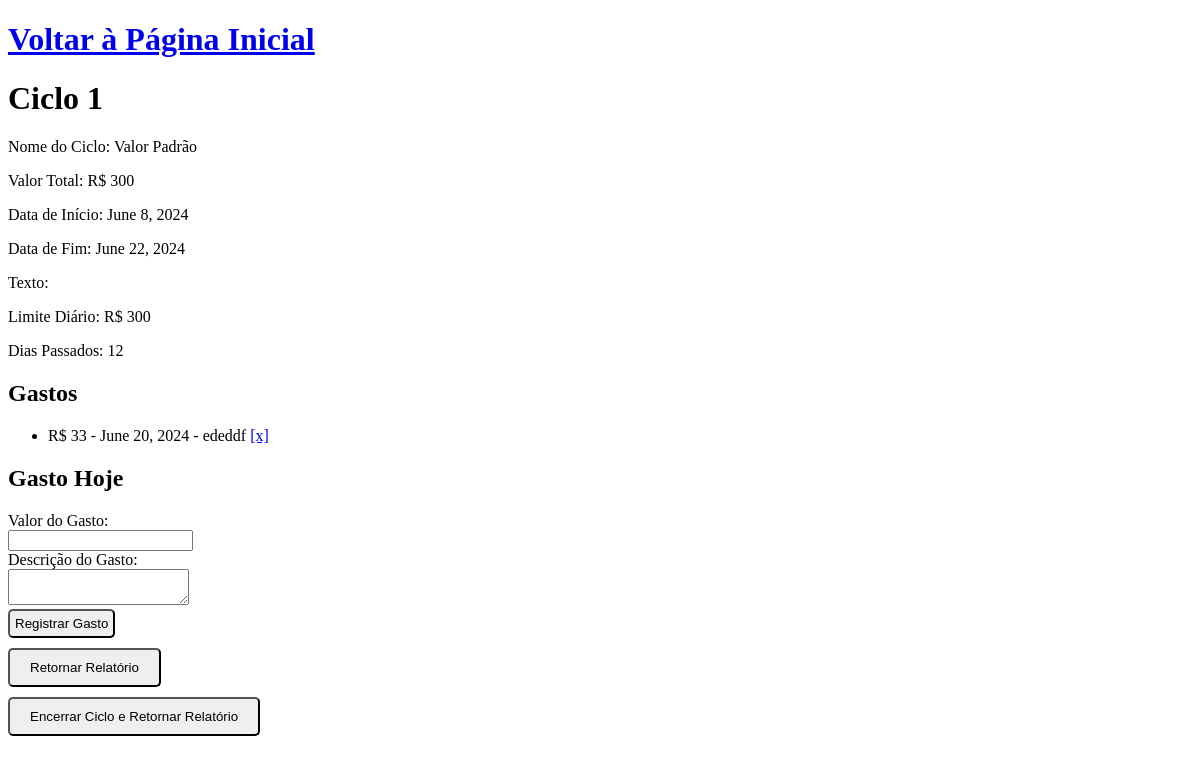
Before: /gerenciar/1/ with the older database file.
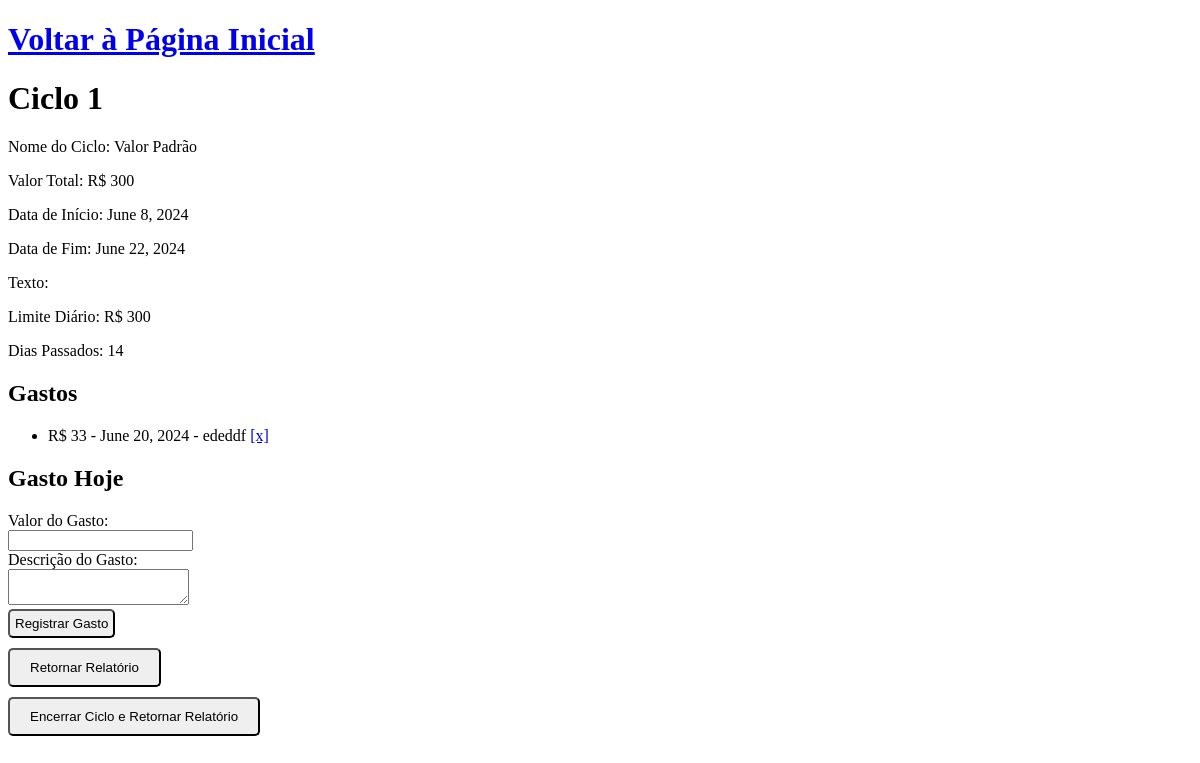
After: the same page with the newer database file.
### amarradorapp/models.py (models this page shows, shortened)
class Ciclo(models.Model):
    valor = models.IntegerField()
    data_inicio = models.DateField()
    data_fim = models.DateField()
    texto = models.TextField()
    nome = models.CharField(max_length=100, default="Valor Padrão")
    limite_diario = models.DecimalField(max_digits=10, decimal_places=2, default=0.00)
    dias_passados = models.IntegerField(default=0)
    encerrado = models.BooleanField(default=False)
    def atualizar_valor_total(self):
        if not self.valor:
            self.valor = self.valor
        self.save()
    def calcular_limite_diario(self):
        hoje = timezone.now().date()
        gastos_hoje = self.gasto_set.filter(data=hoje)
        total_gastos_hoje = sum(g.valor for g in gastos_hoje)
        dias_restantes = (self.data_fim - hoje).days + 1
        limite_diario = (self.valor - total_gastos_hoje) // dias_restantes if dias_restantes > 0 else self.valor
        self.limite_diario = limite_diario
        self.save()

### amarradorapp/views.py (the view, shortened to what this page needs)
# urls.py: path('gerenciar/<int:ciclo_id>/', gerenciar, name='gerenciar'),
def gerenciar(request, ciclo_id):
    ciclo = get_object_or_404(Ciclo, id=ciclo_id)
    if ciclo.encerrado:
        return redirect('relatorio', ciclo_id=ciclo.id)
    ciclo.atualizar_valor_total()
    ciclo.calcular_limite_diario()
    gastos = Gasto.objects.filter(ciclo=ciclo)
    return render(request, 'gerenciar.html', {'ciclo': ciclo, 'gastos': gastos})

### amarradorapp/templates/gerenciar.html (shortened to what this page needs)
<!DOCTYPE html>
<html lang="pt-br">
<head>
</head>
<body>
<h1><a href="{% url 'inicio' %}">Voltar à Página Inicial</a></h1>
<h1>Ciclo {{ ciclo.id }}</h1>
<p>Nome do Ciclo: {{ ciclo.nome }}</p>
<p>Valor Total: R$ {{ ciclo.valor }}</p>
<p>Data de Início: {{ ciclo.data_inicio }}</p>
<p>Data de Fim: {{ ciclo.data_fim }}</p>
<p>Texto: {{ ciclo.texto }}</p>
<p>Limite Diário: R$ <span id="limite_diario">{{ ciclo.limite_diario }}</span></p>
<p>Dias Passados: {{ ciclo.dias_passados }}</p>
<h2>Gastos</h2>
<ul>
    {% for gasto in gastos %}
    <li>
        R$ {{ gasto.valor }} - {{ gasto.data }} - {{ gasto.descricao }}
        <a href="{% url 'excluir_gasto' gasto.id %}" onclick="return confirmExclusao('{{ gasto.valor }}', '{{ gasto.descricao }}')">[x]</a>
    </li>
    {% endfor %}
</ul>
<h2>Gasto Hoje</h2>
<form id="gasto_hoje_form" method="post" onsubmit="return submitFormGastoHoje();">
    <label for="valor">Valor do Gasto:</label><br>
    <input type="number" id="valor" name="valor" step="0.01" min="0.01" required><br>
    <label for="descricao">Descrição do Gasto:</label><br>
    <textarea id="descricao" name="descricao" required></textarea><br>
    <input type="submit" value="Registrar Gasto" style="padding: 5px; border-radius: 5px; cursor: pointer;">
</form>
<div>
    <button data-relatorio-url="{% url 'relatorio' ciclo.id %}" onclick="redirecionarRelatorio(this.dataset.relatorioUrl)"
    style="padding: 10px 20px; margin-top: 10px; border-radius: 5px; cursor: pointer;">
    Retornar Relatório
    </button>
</div>
    <div>
        <button onclick="confirmarEncerramentoEImprimir()"
        style="padding: 10px 20px; margin-top: 10px; border-radius: 5px; cursor: pointer;">
        Encerrar Ciclo e Retornar Relatório
        </button>
    </div>
</body>
</html>

Changed rows visible on the page:
changed Ciclo "Valor Padrão": dias_passados "12" → "14"
